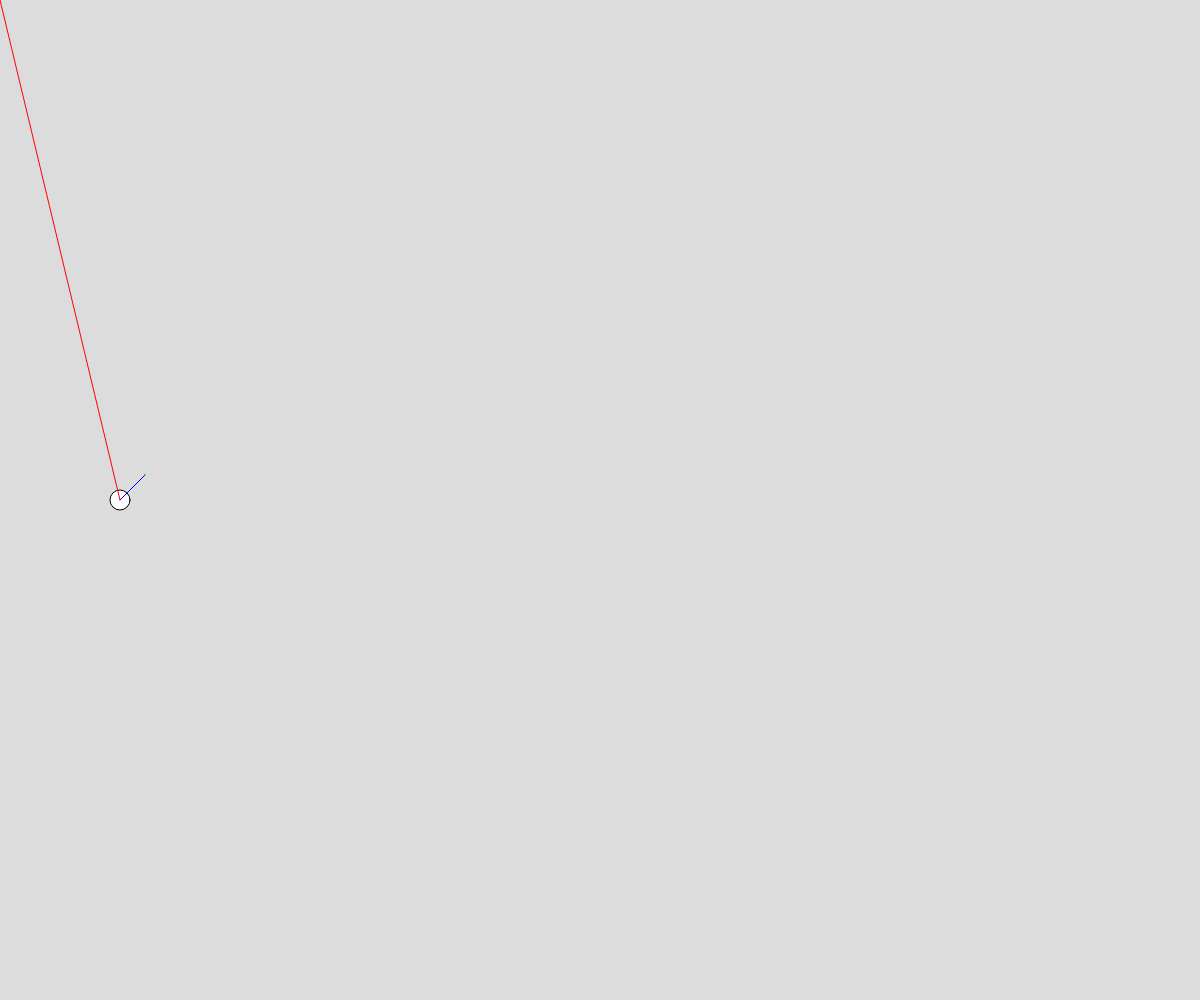
Frame 1 (no input)
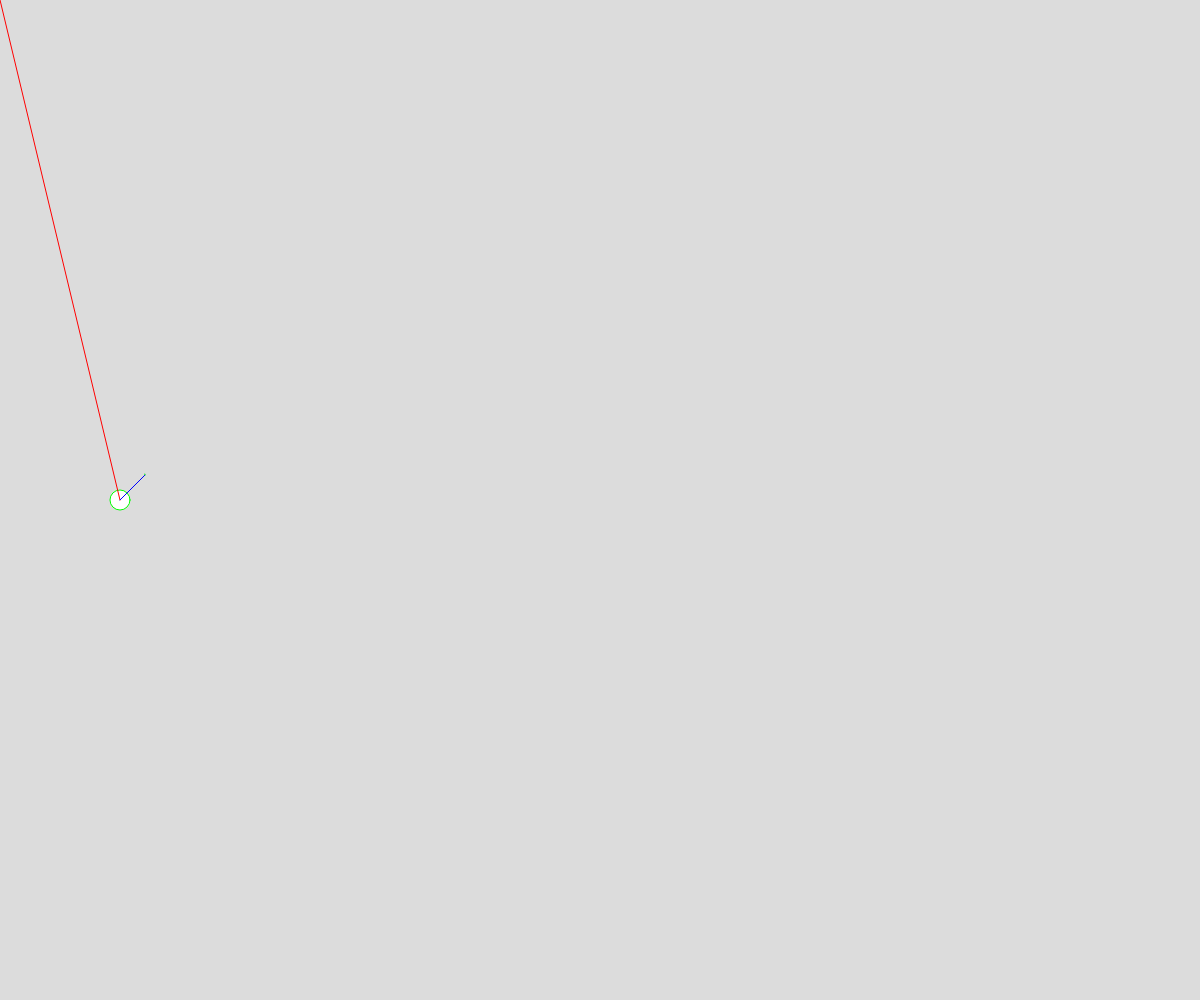
Frame 60 (no input)
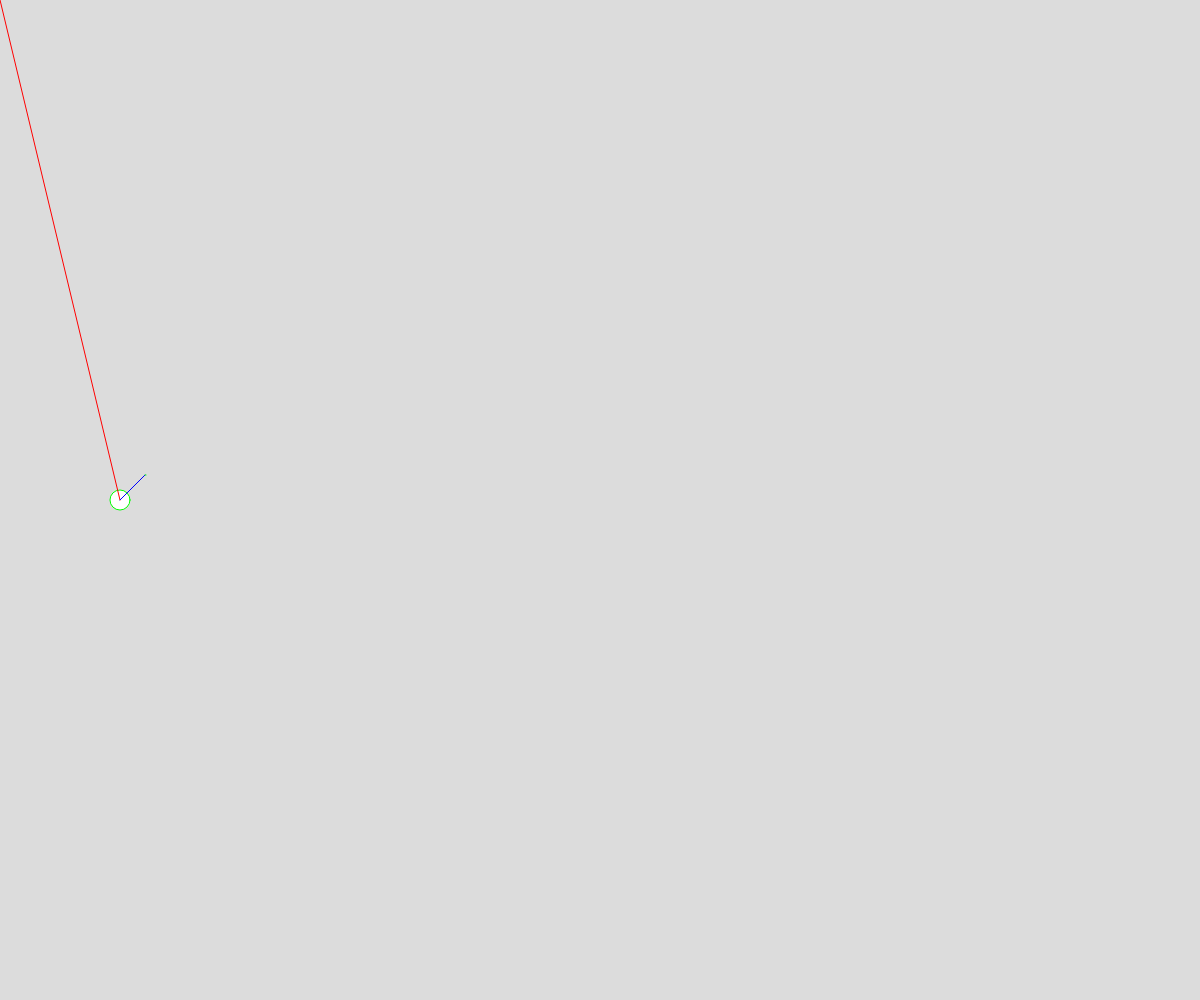
Frame 120 (the mouse pressed at the canvas centre since frame 60)

The p5.js sketch that drew these frames (run headless with seeded random() and noise() and a simulated clock; from frame 60 on, the mouse is pressed at the canvas centre):

// p5.js sketch
// ── sketch.js
// Vector visualization
// Marcus Cheecham
// May 5th, 2025

let objects = [];

function setup() {
  createCanvas(windowWidth, windowHeight);
  objects.push(new Ball(width*0.1, height*0.5));
}

function draw() {
  background(220);
  for (let o of objects) {
    if (keyIsPressed && key === " ") {
      o.move();
    }
    o.calcMouseVector();
    o.display();
  }
}

class Ball {

  constructor(x, y) {
    this.pos = createVector(x, y);
    this.vel = createVector(25, -25);
    // this.grav = createVector(0, 1);
    this.grav; //Mouse Attractor
  }

  calcMouseVector() {
    this.grav = createVector(mouseX, mouseY);
    this.grav.sub(this.pos);
    this.grav.normalize(); // Sets between zero and one
    
  }

  move() {
    // update velocity and position vectirs
    this.vel.add(this.grav);
    this.vel.limit(30);
    this.pos.add(this.vel);

  }

  display() {
    //display Ball
    circle(this.pos.x, this.pos.y, 20);

    //display vectors
    stroke(255, 0, 0);
    line(0, 0, this.pos.x, this.pos.y);

    stroke(0, 0, 255);
    line(this.pos.x, this.pos.y, this.pos.x + this.vel.x, this.pos.y + this.vel.y);

    let endVX = this.pos.x + this.vel.x;
    let endVY = this.pos.y + this.vel.y;
    stroke(0, 255, 0);
    line(endVX, endVY, endVX + this.grav.x, endVY + this.grav.y);
  }
}
